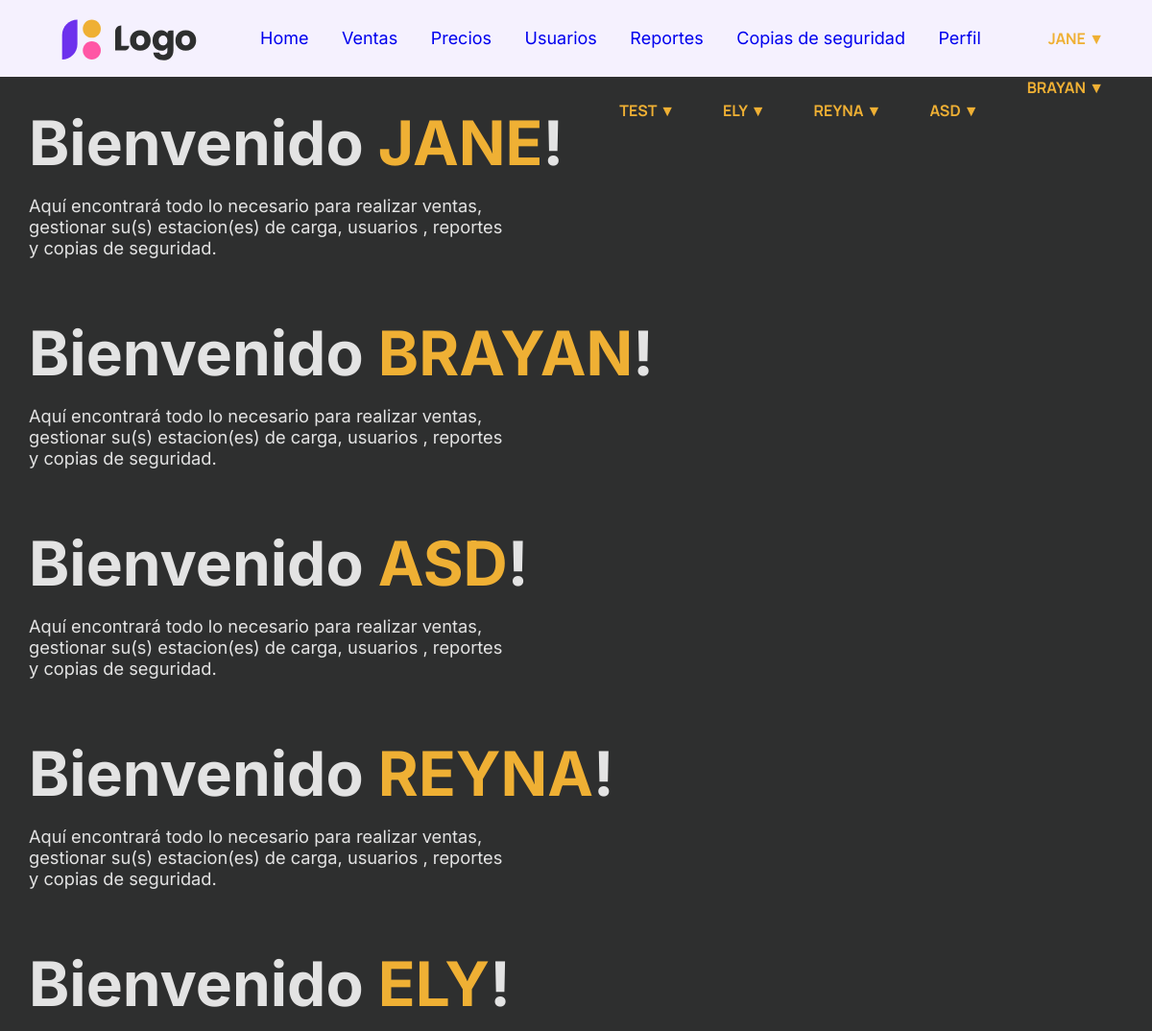
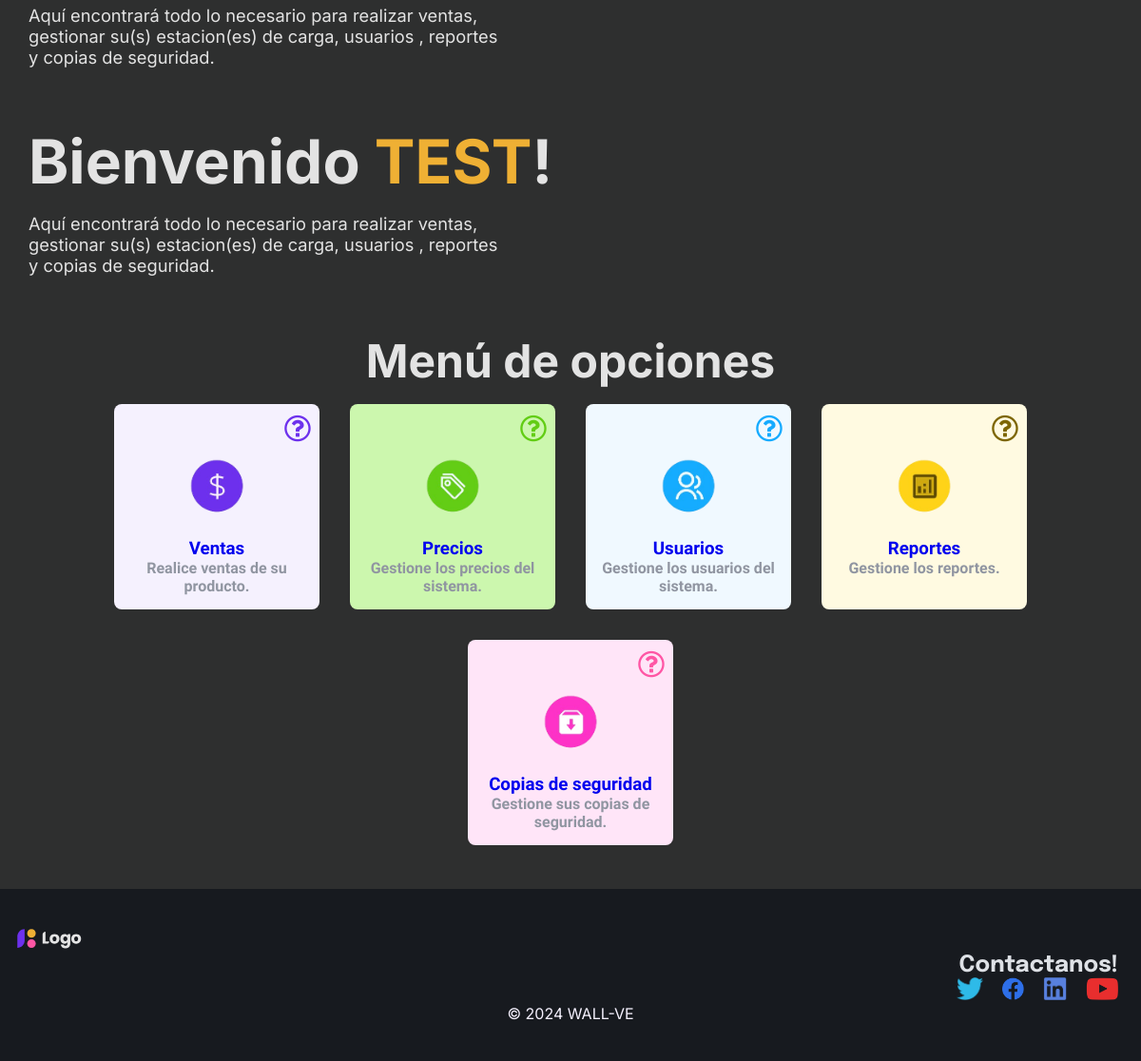
The page /menuAntiguoSinUso.php on the database its author committed (2 pictures, top to bottom).
### tables this page shows
CREATE TABLE `tusuario` (
  `idEmp` int(11) NOT NULL AUTO_INCREMENT,
  `nombreEmp` varchar(60) NOT NULL,
  `apellidoPEmp` varchar(60) DEFAULT NULL,
  `apellidoMEmp` varchar(60) DEFAULT NULL,
  `fechaNacEmp` date NOT NULL,
  `telEmp` bigint(20) NOT NULL,
  `generoEmp` varchar(12) NOT NULL,
  `emailEmp` varchar(50) NOT NULL,
  `direccionEmp` varchar(60) NOT NULL,
  `ciudadEmp` varchar(60) NOT NULL,
  `turnoEmp` varchar(10) NOT NULL,
  `rolEmp` varchar(20) NOT NULL,
  `idloginEmp` varchar(15) NOT NULL,
  `passEmp` varchar(60) NOT NULL,
  `fIngreso` date NOT NULL,
  PRIMARY KEY (`idEmp`)
);

### menuAntiguoSinUso.php (the view, shortened to what this page needs)
<!DOCTYPE html>
<html lang="en">
<head>
    <link
      rel="stylesheet"
      href="https://cdnjs.cloudflare.com/ajax/libs/font-awesome/6.0.0-beta3/css/all.min.css"
    />
    <link rel="stylesheet" href="https://cdnjs.cloudflare.com/ajax/libs/font-awesome/4.7.0/css/font-awesome.min.css">
    <link rel="stylesheet" href="./Css/menu.css" />
</head>
<body>
        <nav>
            <a href="#"><img class="logo" src="./img/logoo.svg" alt="logo"></a>
            <ul>
                <li><a href="menu.php"  >Home</a></li>
                <li><a href="Admin_Ventas.html"  >Ventas</a></li>
                <li><a href="Admin_Precios.html"  >Precios</a></li>
                <li><a href="Admin_Usuarios.html"  >Usuarios</a></li>
                <li><a href="Admin_Reportes.html"  >Reportes</a></li>
                <li><a href="Admin_CopiasSeg.html"  >Copias de seguridad</a></li>
                <li><a href="Admin_Perfil.php"  >Perfil</a></li>
           </ul>
           <?php
    include("connection/conexion.php");
    $sql = "select * from tusuario";
    $resultado = mysqli_query($conexion, $sql);
    ?>
    <?php while($usu = mysqli_fetch_assoc($resultado))
    {
    ?>
            <button id="perfil" onclick="mostrarPersonalizacion()">
            <?php echo $usu['nombreEmp'];
                ?> ▼</button>
            <?php
    }
    ?>
        </nav>
    <?php
    include("connection/conexion.php");
    $sql = "select * from tusuario";
    $resultado = mysqli_query($conexion, $sql);
    ?>
    <?php while($usu = mysqli_fetch_assoc($resultado))
    {
    ?>
    <header class="content header">
            <div class="header-content">
                <h2 class="title">Bienvenido <span>
                    <?php echo $usu['nombreEmp'];
                ?></span>!</h2>
            <p>Aquí encontrará todo lo necesario para realizar ventas, gestionar su(s) estacion(es) de carga, usuarios , reportes y copias de seguridad.</p>
            </div>
    </header>
<?php
    }
    ?>
    <section class="content sau">
        <h2 class="title">Menú de opciones</h2>
            <div class="box-container">
                    <a class="box ventas-box" id="cajaVentas" href="Admin_Ventas.html">
                                <i class="fa fa-question-circle-o fa-2x" id="preguntaVentas" aria-hidden="true" title="En este menú, podrá encontrar opciones que lo ayuden a realizar ventas."> </i>
                        <img src="./img/iconos/venta.png" alt="Simbolo de ventas">
                        <h3>Ventas</h3>
                        <p>Realice ventas de su producto.</p>
                    </a>
                    <a class="box precios-box" id="cajaPrecios" href="Admin_Precios.html">
                            <i class="fa fa-question-circle-o fa-2x" id="preguntaPrecios" aria-hidden="true" title="En este menú, podrá encontrar opciones que lo ayuden a gestionar los precios de su producto."></i>
                        <img src="./img/iconos/precio.png" alt="Simbolo de precio">
                        <h3>Precios</h3>
                        <p>Gestione los precios del sistema.</p>
                    </a>
                        <a class="box usuarios-box" id="cajaUsuarios" href="Admin_Usuarios.html">
                            <i class="fa fa-question-circle-o fa-2x" id="preguntaUsuarios" aria-hidden="true" title="En este menú, podrá encontrar opciones que lo ayuden a gestionar los usuarios del sistema."></i>
                            <img src="./img/iconos/usuarios.png" alt="Simbolo de usuarios">
                            <h3>Usuarios</h3>
                            <p>Gestione los usuarios del sistema.</p>
                        </a>
                        <a class="box reportes-box" id="cajaReportes" href="Admin_Reportes.html">
                            <i class="fa fa-question-circle-o fa-2x" id="preguntaReportes" aria-hidden="true" title="En este menú, podrá encontrar opciones que lo ayuden a gestionar diferentes reportes."></i>
                            <img src="./img/iconos/reportes.png" alt="Simbolo de reportes">
                            <h3>Reportes</h3>
                            <p>Gestione los reportes.</p>
                        </a>
                    <a class="box backup-box" id="cajaBackup" href="Admin_CopiasSeg.html">
                        <i class="fa fa-question-circle-o fa-2x" id="preguntaBackups" aria-hidden="true" title="En este menú, podrá encontrar opciones que lo ayuden a gestionar sus copias de seguridad y restauraciones."></i>
                            <img src="./img/iconos/respaldo.png" alt="Simbolo de backup">
                            <h3>Copias de seguridad</h3>
                            <p>Gestione sus copias de seguridad.</p>
                    </a>
            </div>
    </section>
    <footer>
        <div class="logoF">
            <a href="#"><img src="./img/logoow.svg"
                " id="logoFinal"alt="Logo"></a>
        </div>
        <div class="social">
            <h2 class="contacto">Contactanos!</h2>
            <a href="#"><img src="./img/rrss/twitter.png" alt="" srcset=""></a>
            <a href="#"><img src="./img/rrss/facebook.png" alt="" srcset=""></a>
            <a href="#"><img src="./img/rrss/linkedin.png" alt="" srcset=""></a>
            <a href="#"><img src="./img/rrss/youtube.png" alt="" srcset=""></a>
        </div>
        <p class="copyright"> &copy 2024 WALL-VE </p>
    </footer>
</body>
</html>

### Css/menu.css (style rules this page uses)
* { padding: 0; margin: 0; text-decoration: none; list-style: none; }
body { font-family: 'Inter'; background: #2E2F2F; }
nav { height: 80px; background: #F5F1FEFF; }
.logo { position: absolute; width: 150px; top: 1rem; left: 5%; }
nav ul { float:left; margin-top: 0.313rem; margin-left: 16rem }
nav ul li { display: inline-block; line-height: 50px; margin: 10px 15px; }
nav ul li a { position: relative; font-size: 18px; }
nav #perfil { font-family: 'Manrope'; color:#EFB034FF; text-transform: uppercase; font-weight: bold; float:right; margin-top:29px; margin-right:50px; background: none; border: none; font-size:16px; cursor:pointer; }
header { display: flex; }
header .title { font-size: 4rem; }
header p { margin-top:1rem; font-size: 1.14rem; width: 31rem; text-wrap:wrap; }
span { color: #EFB034FF; text-transform: uppercase; }
.content { padding: 30px; background:#2E2F2F; color:#E3E3E3 }
.sau .title { display: flex; justify-content: center; align-items: center; font-size: 3rem; }
.box-container { display: flex; justify-content: center; flex-wrap: wrap; text-align: center; color: #171A1FFF; }
.box-container .box { height: 13.5rem; width: 13.5rem; text-align: center; border-radius: 0.5rem; margin:1rem }
.box img { width: 5.5rem; }
.box p,h3 { font-family: 'Lexend'; font-weight: bold; }
.box p { color:#9095A1; }
.fa-question-circle-o { margin-left: 170px; margin-top: 10px; }
#preguntaVentas { color: #6D31EDFF; }
#preguntaPrecios { color: #62CD14FF; }
#preguntaUsuarios { color: #15ABFFFF; }
#preguntaReportes { color: #7D6600FF; }
#preguntaBackups { color: #FF56A5FF; }
#cajaVentas { background: #F5F1FEFF; }
.ventas-box { position: relative; overflow: hidden; }
.ventas-box .fa-question-circle-o { position: relative; z-index: 1; }
#cajaPrecios { background: #CCF7AE; }
.precios-box { position: relative; overflow: hidden; }
.precios-box .fa-question-circle-o { position: relative; z-index: 1; }
#cajaUsuarios { background: #F0F9FF; }
.usuarios-box { position: relative; overflow: hidden; }
.usuarios-box .fa-question-circle-o { position: relative; z-index: 1; }
#cajaReportes { background: #FFFAE1; }
.reportes-box { position: relative; overflow: hidden; }
.reportes-box .fa-question-circle-o { position: relative; z-index: 1; }
#cajaBackup { background: #FFE5F8; }
.backup-box { position: relative; overflow: hidden; }
.backup-box .fa-question-circle-o { position: relative; z-index: 1; }
footer { padding:40px 0; background: #171A1F; height: 100%; color: #F5F1FEFF; }
footer p { text-align: center; }
footer .social { text-align: right; padding-right: 1.5rem; color: #DEE1E6FF; font-family: epilogue; font-size:1rem }
footer img { height: 1.5rem; padding-left: 1rem; }

### rows shown on the page
tusuario: nombreEmp "JANE"
tusuario: nombreEmp "BRAYAN"
tusuario: nombreEmp "ASD"
tusuario: nombreEmp "REYNA"
tusuario: nombreEmp "ELY"
tusuario: nombreEmp "TEST"
